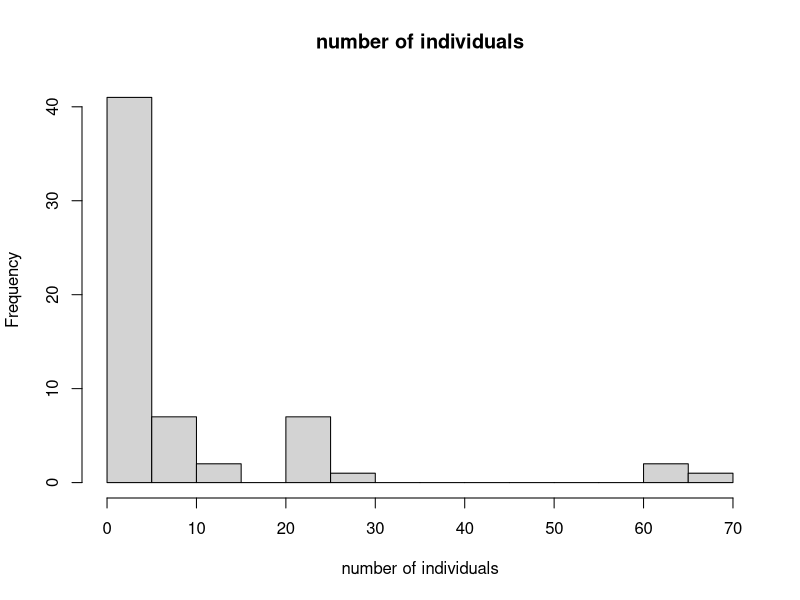
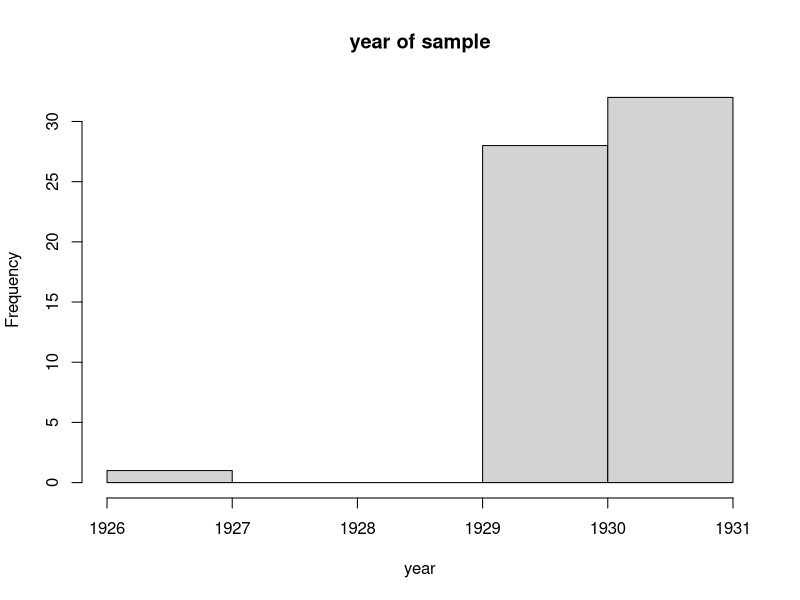
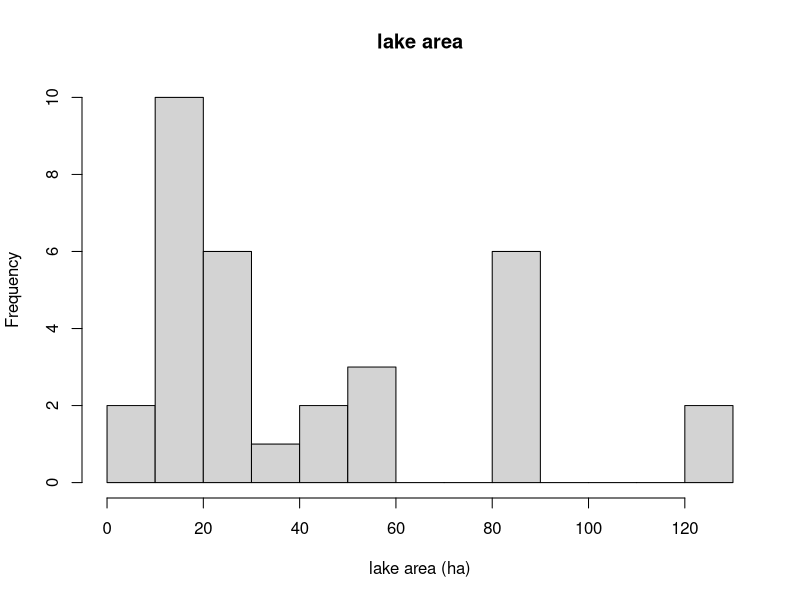
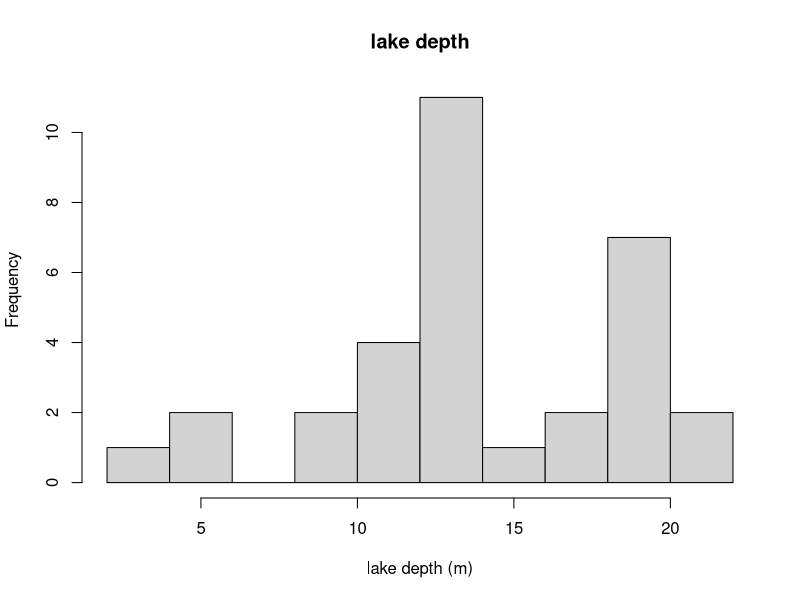
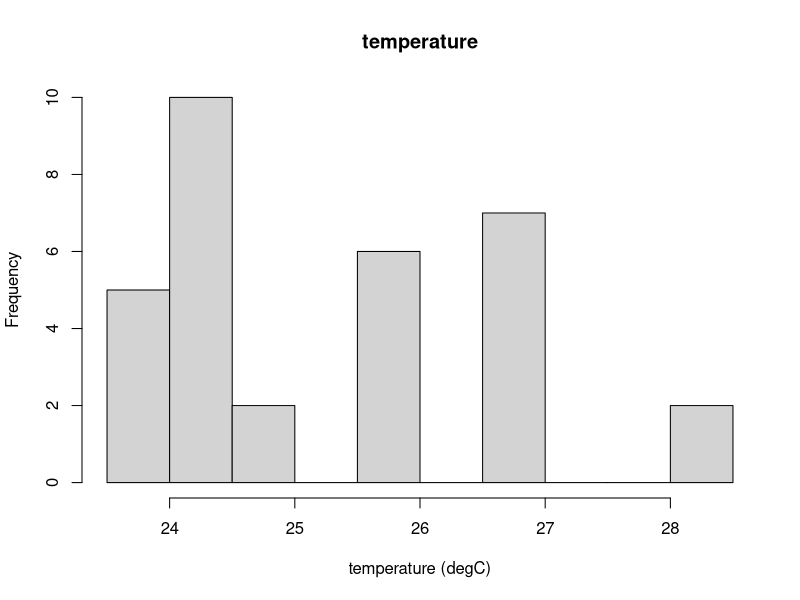
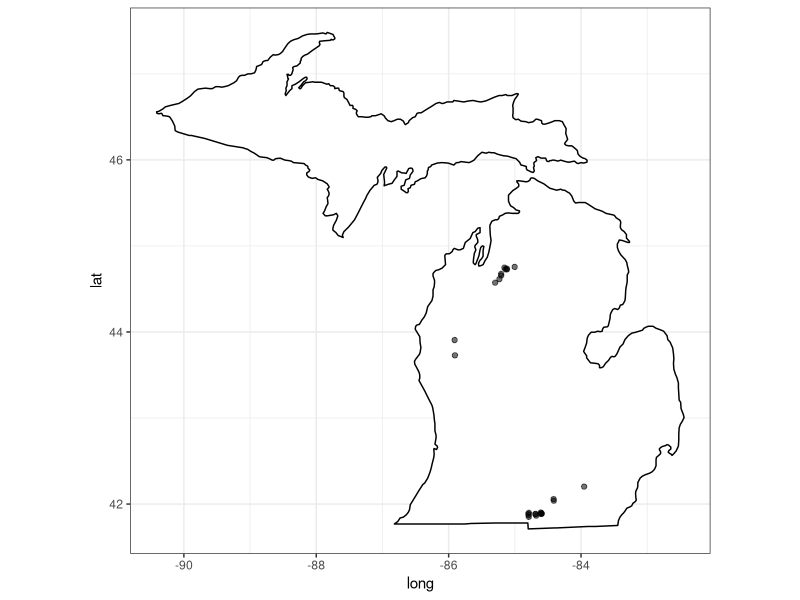
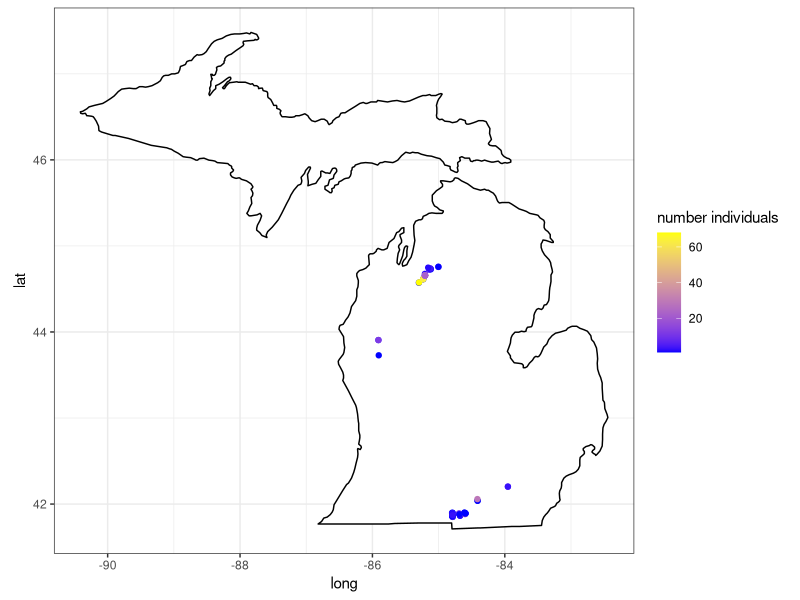

Write the R code that produced these figures, in order.
## ---- chunk 1
#### load libraries #### 
library(dplyr) #library for data wrangling 
library(stringr) #library for extracting data 
library(tidyr) #library for data munging 
library(ggplot2) #library for graphs

#### load summary card data #### 
summ_dat<-read.csv("summary_card_data.csv")

## ---- chunk 2
#read in bluegill records from GBIF and select only Michigan records recorded by IFR 

museum_dat<-read.csv("blg_UMMZ_GBIF.csv") %>% 
    select(gbifID, identifier, basisOfRecord, occurrenceID, catalogNumber, preparations,  fieldNumber, eventDate, year, month, day, stateProvince, county, decimalLatitude,   decimalLongitude, locality, recordedBy ) %>% 
    mutate(num_individuals = as.numeric(str_extract(preparations, "(?<=EtOH - )\\d+")))%>% #extract number of individuals from the preparations column, where ?<= is a positive look-behind from the pattern "EtOH - " and \\d+ pulls out the digit
  filter(stateProvince == "Michigan") %>% 
  mutate(year2 = str_extract(fieldNumber, "[^-]+"), 
         year2 = as.numeric(str_extract(year2, "[[:digit:]]+")) ) %>% #pull the year from the field number 
  mutate(year3=ifelse(year2 >= 19 & year2 <= 96, paste0("19",year2), NA)) %>%  #add 19 in front of the year 
  mutate(year = as.integer(ifelse(is.na(year), year3, year))) %>% #if the year is missing then add the new year from fieldNumber
  filter(year >= 1915 & year <= 1995) # filter to match the years for the summary cards 
## ---- chunk 3
museum_dat<-museum_dat%>% 
mutate(locality = toupper(locality), #make locality uppercase 
         county = toupper(county), #make county uppercase 
         locality = gsub("'",'',locality), #strip apostrophes
       locality = gsub(")" ,'',locality),  #strip parentheses
       locality = gsub("L\\.",'LAKE',locality)) %>% #replace L. with Lake 
  mutate(lakename = str_extract(locality,  regex("\\b\\w+\\b\\s(?=LAKE)|\\b\\w+\\b\\s(?=POND)"))) %>%  #extract word before lake or pond
 mutate(lakename = ifelse(is.na(lakename), 
                      str_extract(locality,  regex("(?<=\\bLAKE\\s)(\\w+)|(?<=\\bPOND\\s)(\\w+)" ) ),
                     lakename ) 
        ) %>% #extract word after lake/pond 
mutate(lakename = trimws(lakename, which = c("both"))) %>% #remove white space around the lake name 
 mutate(lakename = ifelse(gbifID == 1889129462, "STCLAIR", lakename), #correct names
        lakename = ifelse(gbifID == 1888996867 | gbifID == 1888996445 |gbifID == 1888996849 | gbifID == 1888996419, "FIVELAKE", lakename),
        lakename = ifelse(lakename == "BEESE", "BAWBEESE", lakename),
        lakename = ifelse(lakename == "DEVIL", "DEVILS", lakename),
        lakename = ifelse(lakename == "FIRST", "STHELENS", lakename), #St Helens lake
         lakename = ifelse(gbifID == 1889017451, "CHAINOFLAKES", lakename),
         lakename = ifelse(gbifID ==1889003005, "DEVILSWASHBASIN", lakename), 
        lakename = ifelse(lakename == "PAW", "PAWPAW", lakename),       
        lakename = ifelse(lakename == "SELKIRK", "SELKIRKNORTH", lakename), 
        lakename = ifelse(gbifID ==1889079575, "FIRSTSISTER", lakename),
        lakename = ifelse(gbifID ==1889007643, "THIRDSISTER", lakename),
        lakename = ifelse(lakename == "STAR", "STARBIG", lakename), 
        lakename = ifelse(gbifID ==1888977161, "TWINLITTLE", lakename), 
        lakename = ifelse(gbifID ==1888977053, "TWINLITTLE", lakename)
        
 ) 

## ---- chunk 4
#### matching #### 
#* match by lake name and county and year ####
matches<-inner_join(museum_dat, summ_dat, by=c("county", "lakename", "year"= "begin_date_year")) %>% 
  filter(subject_id != 59070950) #remove duplicate card 

n_distinct(matches$lakename, matches$county) # how many distinct lakes?

## ---- chunk 5
#summary
matches %>%
  summarise(
    mean=mean(num_individuals),
    sd=sd(num_individuals)
  )

#histogram 
hist(matches$num_individuals, breaks = 10, 
     main = paste("number of individuals"),
       xlab = 'number of individuals')

## ---- chunk 6
#histogram
hist(matches$year, 
     main = paste("year of sample"),
       xlab = 'year')

## ---- chunk 7
#summary table
matches %>%
  summarise(
    area_mean=mean(lake_area_ha, na.rm = TRUE),
    area_sd=sd(lake_area_ha,  na.rm = TRUE),
    depth_mean=mean(max_depth_min_m, na.rm = TRUE),
    depth_sd=sd(max_depth_min_m,  na.rm = TRUE),
    temp_mean=mean(temp_surface_min_c, na.rm = TRUE),
    temp_sd=sd(temp_surface_min_c,  na.rm = TRUE),
    
  )

#histograms 
hist(matches$lake_area_ha, breaks = 10, 
     main = paste("lake area"),
       xlab = 'lake area (ha)')
hist(matches$max_depth_min_m, breaks = 10, 
     main = paste("lake depth"),
       xlab = 'lake depth (m)')
hist(matches$temp_surface_min_c, breaks = 10, 
     main = paste("temperature"),
       xlab = 'temperature (degC)')

## ---- chunk 8
#select one point per lake 
lake_matches<-matches%>%
  distinct(lakename, county, .keep_all = TRUE)
#get the Michigan basemap
MI_basemap<-map_data("state") %>%
  subset(region %in% c("michigan")) # select michigan 
p<-ggplot(data = MI_basemap) + 
  geom_polygon(aes(x = long, y = lat, group = group), fill = "white", color = "black") + #this fill MI white and outline is black
  coord_fixed(1.3) 

# lake locations in MI
p+ geom_point(data=lake_matches, aes(x = decimalLongitude, y = decimalLatitude, alpha = 0.1 ) ) + 
  theme_bw() + # black and white theme for the background 
  theme(legend.position = "none") #remove legend 

# we can color the points by an attribute, like the number of individuals in the museum collection 
p+ geom_point(data=matches, aes(x = decimalLongitude, y = decimalLatitude, colour = c(num_individuals))) + 
  scale_color_gradient(low = "blue", high = "yellow") +
  labs(color="number individuals")+   #changes the labels on the legend
  theme_bw()


